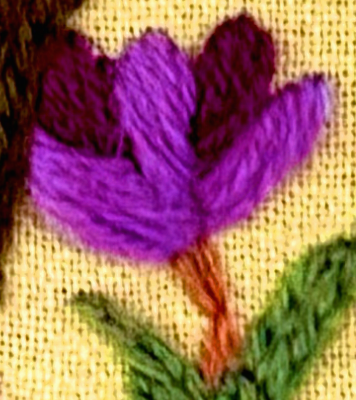
#> input picture assets/flowers/crocus-a.png, 356 x 400 px
$ python -i extract.py   (imports and definitions only)
#> lines starting #> are read from the running program, lines starting #| are printed output that depends on the picture; after the words box and inside, x2 and y2 are one past the last pixel; in counts of white or black regions, pixels touching at a corner belong together
#> further down, picture is the input picture: shape (400, 356, 3); mean B, G, R 95.8, 103.5, 155.8
#!/usr/bin/env python3
"""
Turn photographs of crewelwork panels into isolated, transparent assets.

    python pipeline/extract.py mask     # linen model + foreground, cached
    python pipeline/extract.py blooms   # cut flower heads
    python pipeline/extract.py grass    # cut green stems and leaves
    python pipeline/extract.py linen    # build the seamless ground tile
    python pipeline/extract.py sheet    # contact sheet, on a checkerboard
    python pipeline/extract.py all

Intermediates land in work/. Final assets land in assets/.

This replaces an earlier pipeline that perspective-warped off hand-read
frame corners and isolated flowers by eroding until the stems snapped.
Both are gone:

  * The 2026 panels are shot square-on and cropped to the linen, so there
    is nothing to rectify.
  * We no longer WANT plants severed from each other. A bloom is cut by
    closing across whatever crosses it and then intersecting back with the
    foreground, so an occluding stem stays put, in its own colour. That
    turned the hardest stage into the simplest one, and it recovers the
    flowers the old erosion approach had to reject -- the ones sitting too
    deep in foliage to survive having their stems cut.
"""
import os, sys
import numpy as np
import cv2
from PIL import Image, ImageOps

HERE = os.path.dirname(os.path.abspath(__file__))
ROOT = os.path.dirname(HERE)
sys.path.insert(0, HERE)
import config as C

PHOTOS = os.path.join(ROOT, 'photos')
WORK   = os.path.join(ROOT, 'work')
ASSETS = os.path.join(ROOT, 'assets')

# [3 lines not run here, left out]

# panel prefix + dominant petal family -> what to call it
SPECIES = {
    ('daf', 'yellow'): 'daffodil',   ('daf', 'white'):  'narcissus',
    ('daf', 'purple'): 'crocus',     ('daf', 'pink'):   'crocus',
    ('daf', 'maroon'): 'crocus',
    ('iri', 'yellow'): 'daffodil',   ('iri', 'white'):  'iris-white',
    ('iri', 'purple'): 'iris-purple',('iri', 'pink'):   'iris-pink',
    ('iri', 'maroon'): 'iris-purple',
}


# [15 lines left out: functions photo, load, not called in this run]


def smooth(im):
    """The raw weave has enough contrast to register as signal; bilateral
    then median knocks it down without softening the stitch boundaries."""
    return cv2.medianBlur(cv2.bilateralFilter(im, 15, 60, 15), 9)
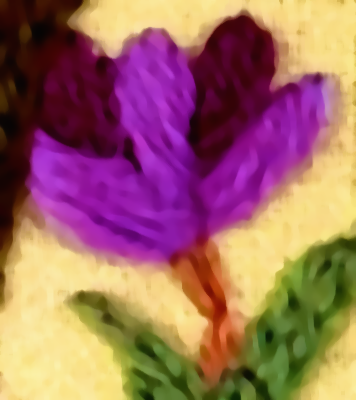
#> returned value: shape (400, 356, 3); mean of channels 0, 1, 2 98.3, 105.5, 157.9; drawn as B, G, R


# ---------------------------------------------------------------- 1. mask ---
def linen_distance(im):
    """Normalised Lab distance from the linen, per pixel.

    The linen reference is the dominant chroma mode of the entire panel.
    The previous version took a median of the outer 3-4% of the frame,
    which silently poisons the whole segmentation if any stitching runs to
    the edge -- and on these panels it does.
    """
    lab = cv2.cvtColor(smooth(im), cv2.COLOR_BGR2LAB).astype(np.float32)
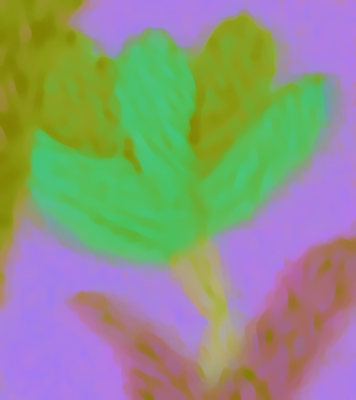
#> lab: shape (400, 356, 3) float32; mean B, G, R 130.3, 147.3, 141.6
    a, b = lab[:, :, 1], lab[:, :, 2]
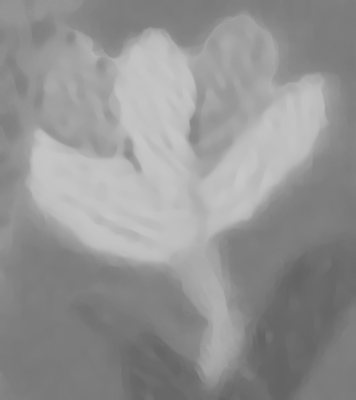
#> a: shape (400, 356) float32; min 99, max 199, mean 147.3
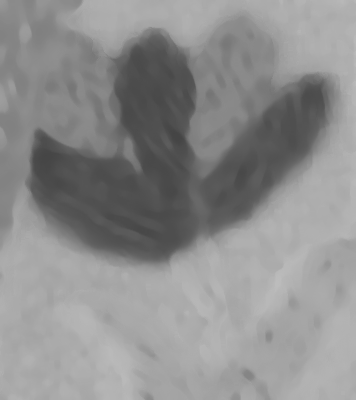
#> b: shape (400, 356) float32; min 68, max 188, mean 141.6
    hist, ea, eb = np.histogram2d(a.ravel(), b.ravel(), bins=64, range=[[0, 255], [0, 255]])
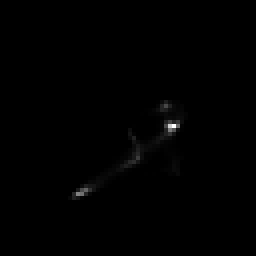
#> hist: shape (64, 64) float64 (shown 4 times larger); min 0, max 9444, mean 34.8; drawn with min black and max white
#> ea = 65 values from 0 to 255; eb = 65 values from 0 to 255
    ia, ib = np.unravel_index(np.argmax(cv2.GaussianBlur(hist, (0, 0), 1.5)), hist.shape)
#> ia = 31; ib = 43
    ca, cb = (ea[ia] + ea[ia + 1]) / 2, (eb[ib] + eb[ib + 1]) / 2
#> ca = 125.5; cb = 173.3
    near = (np.abs(a - ca) < 6) & (np.abs(b - cb) < 6)
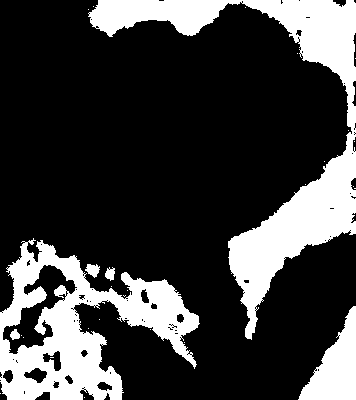
#> near: shape (400, 356) bool; 24.5% white; 29 white regions (23 under 20 px), largest, box (x1, y1, x2, y2) and area: (88, 0, 356, 340) 17693, (0, 238, 200, 400) 14021, (298, 306, 356, 400) 2795, (85, 264, 100, 278) 132, (105, 267, 115, 281) 95, (10, 329, 20, 340) 74
    ref = np.median(lab[near], axis=0)
#> ref = [226, 126, 172]
    spread = np.maximum(np.percentile(np.abs(lab[near] - ref), 90, axis=0), 2.0)
#> spread = [25, 4, 5]
    return np.sqrt((((lab - ref) / spread) ** 2) @ np.array([1.0, 2.2, 2.2]))
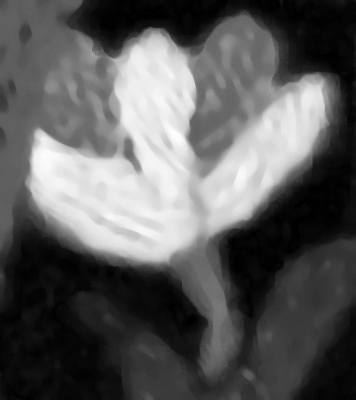
#> returned value: shape (400, 356) float64; min 0, max 41.02, mean 14.8; drawn with min black and max white


# [335 lines left out: functions families, _watershed, split_parts, stage_mask, load_mask, small_holes and 9 more, not called in this run]


STAGES = {'mask': stage_mask, 'blooms': stage_blooms, 'grass': stage_grass,
          'linen': stage_linen, 'sheet': stage_sheet}

# [8 lines not run here, left out]

>>> import cv2
>>> picture = cv2.imread('../assets/flowers/crocus-a.png')
>>> result = linen_distance(picture)

$ run again, on assets/grass/blade-37-1.png
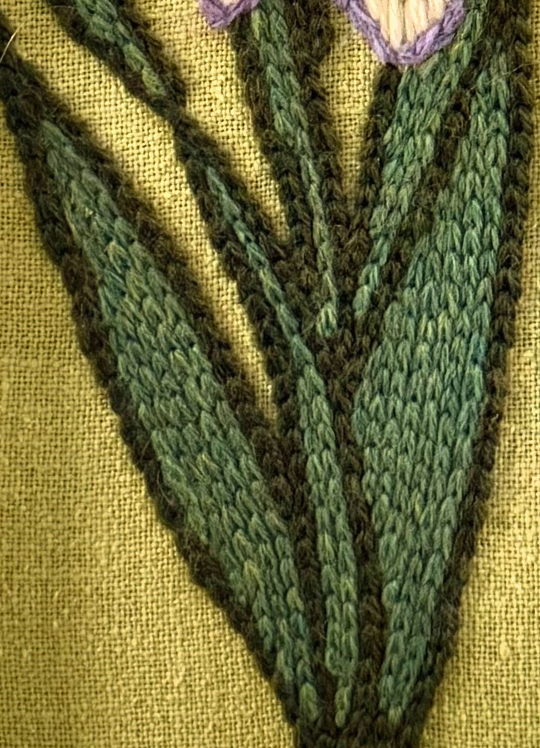
#> input picture assets/grass/blade-37-1.png, 540 x 748 px
#> picture is the input picture: shape (748, 540, 3); mean B, G, R 56.8, 106.1, 109.1
#> ea = 65 values from 0 to 255
#> ia = 29; ib = 36
#> ca = 117.5; cb = 145.4
#> in linen_distance, `near = (np.abs(a - ca) < 6) & (np.abs(b - cb) < 6)`:
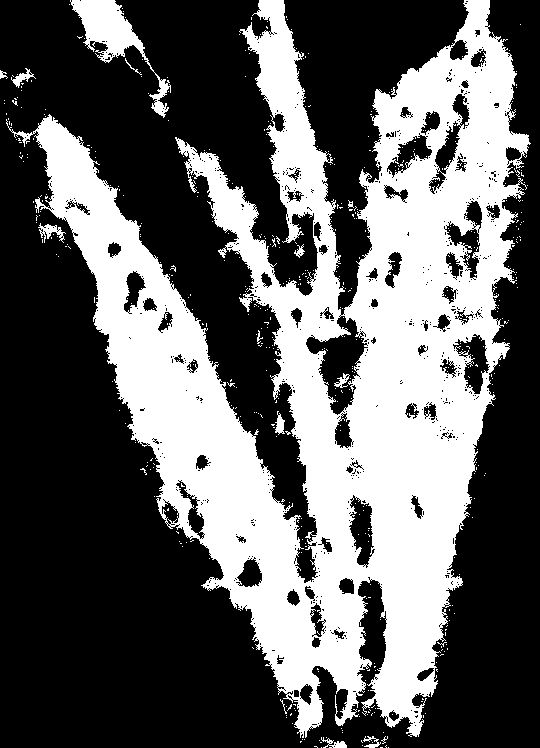
#> near: shape (748, 540) bool; 37.8% white; 518 white regions (504 under 20 px), largest, box (x1, y1, x2, y2) and area: (6, 0, 531, 738) 147780, (70, 0, 171, 118) 2908, (38, 223, 66, 243) 216
#> ref = [91, 116, 146]
#> spread = [44, 7, 4]
#> in linen_distance, `return np.sqrt((((lab - ref) / spread) ** 2) @ np.array([1.0, 2.2, 2.2..`:
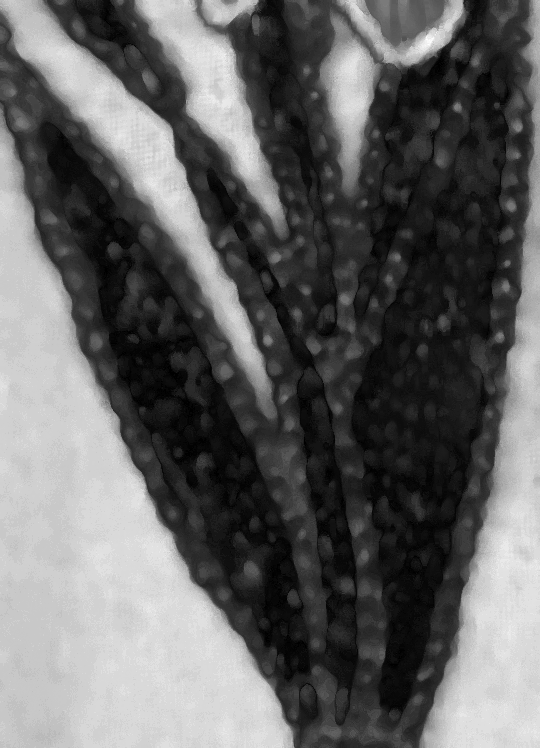
#> returned value: shape (748, 540) float64; min 0, max 12.56, mean 4.94; drawn with min black and max white

$ run again, on assets/grass/blade-37-2.png
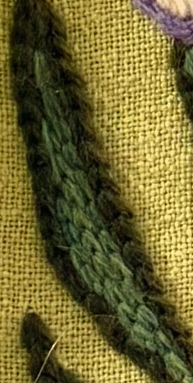
#> input picture assets/grass/blade-37-2.png, 193 x 383 px
#> picture is the input picture: shape (383, 193, 3); mean B, G, R 48.5, 102.1, 110.7
#> ea = 65 values from 0 to 255
#> ia = 31; ib = 43
#> ca = 125.5; cb = 173.3
#> in linen_distance, `near = (np.abs(a - ca) < 6) & (np.abs(b - cb) < 6)`:
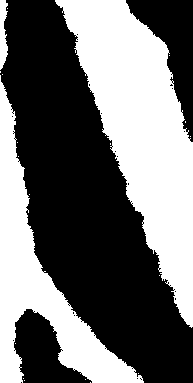
#> near: shape (383, 193) bool; 43.3% white; 20 white regions (17 under 20 px), largest, box (x1, y1, x2, y2) and area: (55, 0, 193, 328) 20157, (0, 75, 144, 383) 11430, (0, 0, 8, 70) 408
#> ref = [164, 124, 173]
#> spread = [35, 2, 4]
#> in linen_distance, `return np.sqrt((((lab - ref) / spread) ** 2) @ np.array([1.0, 2.2, 2.2..`:
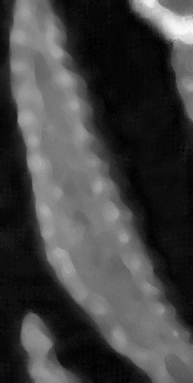
#> returned value: shape (383, 193) float64; min 0, max 24.89, mean 6.6; drawn with min black and max white
